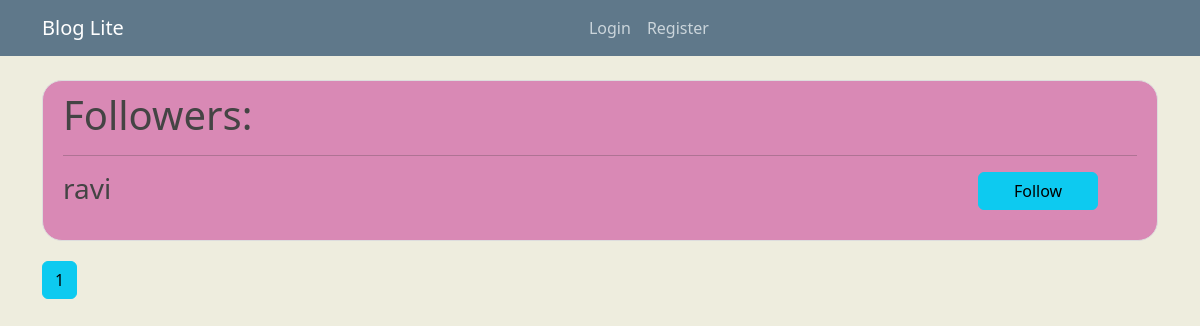
The page /followers on the database as committed earlier.
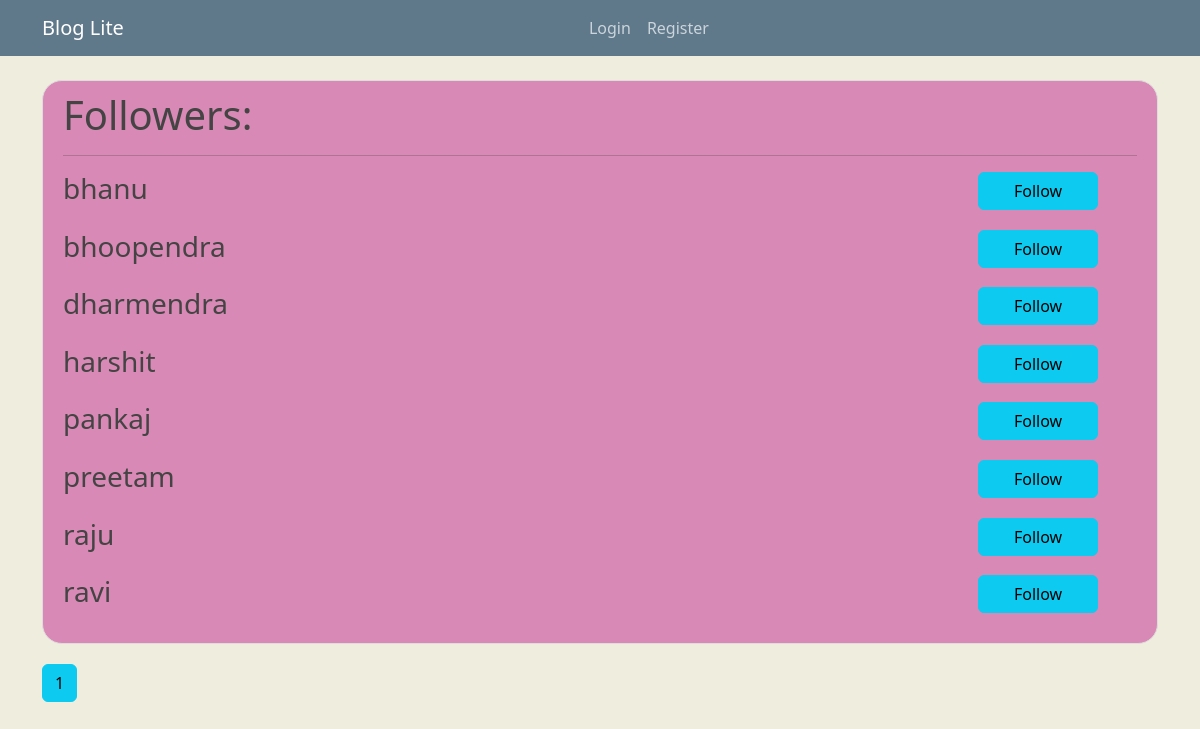
The same page on the database as committed later.
### flaskblog/models.py (models this page shows, shortened)
class User(db.Model,UserMixin):
    id = db.Column(db.Integer, primary_key=True)
    username = db.Column(db.String(20), unique=True, nullable=False)
    email = db.Column(db.String(120), unique=True, nullable=False)
    image_file = db.Column(db.String(20), nullable=False, default='default.jpg')
    password = db.Column(db.String(60), nullable=False)
    posts = db.relationship('Post', backref='author', lazy=True)
    followed = db.relationship('User',
                               secondary=followers,
                               primaryjoin=(followers.c.follower_id == id),
                               secondaryjoin=(followers.c.followed_id == id),
                               backref=db.backref('followers')
                               )

### flaskblog/routes.py (the view)
@app.route("/followers")
def followers():
    page = request.args.get('page', 1, type=int)
    users = User.query.order_by(
        User.username.asc()).paginate(page=page, per_page=10)
    return render_template('followers.html', users=users, page=page)

### flaskblog/templates/followers.html
{% extends 'layout.html' %}
{% block content %}
<div class="content-section">
    <h1>Followers:</h1>
    <hr>
    {% for user in users.items %}
        <div class="my-3 row">
            <div class="col-md-10">
                <h3>{{ user.username }}</h3>
            </div>
            <div class="col-md-2">
              {% if follows %}
              <a href="/unfollow/{{user.username}}"><button type="button" class="btn btn-info">UnFollow</button></a>
              {% else %}
              <a href="/follow/{{user.username}}"><button type="button" class="btn btn-info">Follow</button></a>
              {% endif %}
            </div>
        </div>
    {% endfor %}
</div>
{% for page_num in users.iter_pages(left_edge=1, right_edge=1, left_current=2, right_current=2) %}
      {% if page_num %}
        {% if users.page == page_num %}
          <a class="btn btn-info mb-4" href="{{ url_for('followers', page=page_num) }}">{{ page_num }}</a>
        {% else %}
          <a class="btn btn-outline-info mb-4" href="{{ url_for('followers', page=page_num) }}">{{ page_num }}</a>
        {% endif %}
      {% else %}
        ...
      {% endif %}
{% endfor %}
{% endblock content %}

Rows that differ between the two databases and show on the page:
added User: username "bhanu"
added User: username "bhoopendra"
added User: username "dharmendra"
added User: username "harshit"
added User: username "pankaj"
added User: username "preetam"
added User: username "raju"
